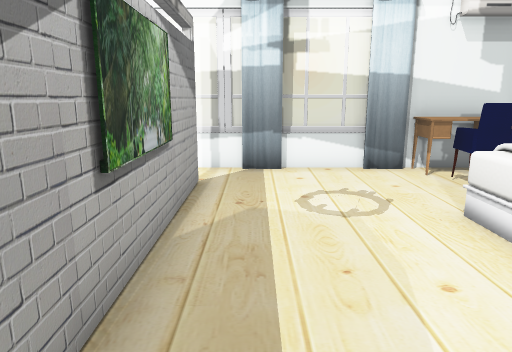
[1] (above)

20 first-person views from a walk through a world built for the Gazebo simulator. The camera is 1 m above the floor, tilts 12° down and sees 70° across. The floor is counted in squares, 0.5 m on a side. Each view is taken from the middle of a square. On the plan, view 1 faces up. The plan holds only what a view shows up to about 19 squares ahead; the rest is blank. Some surface patterns are stand-ins.

[2]
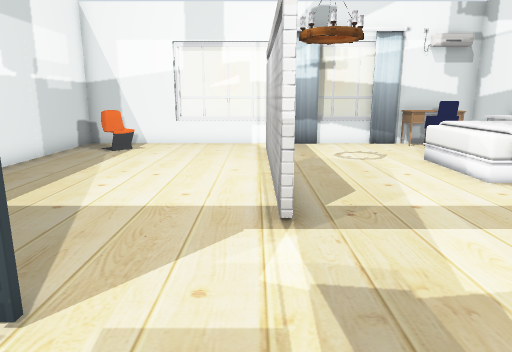

[3]
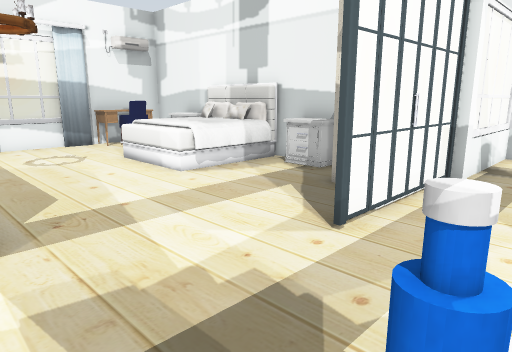

[4]
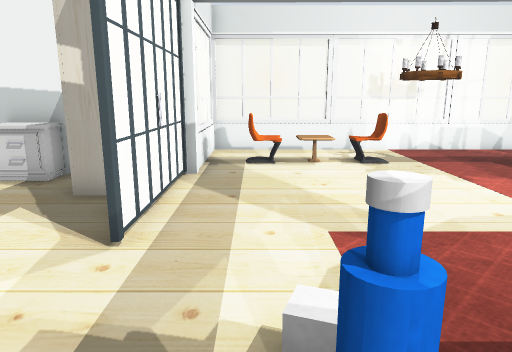

[5]
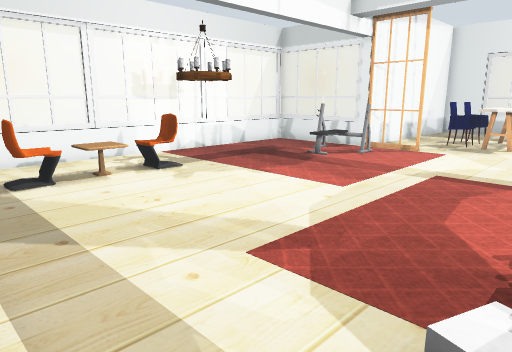

[6]
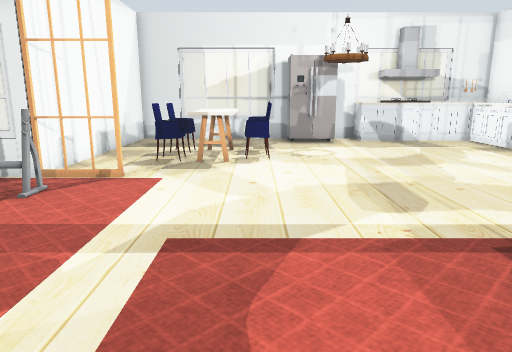

[7]
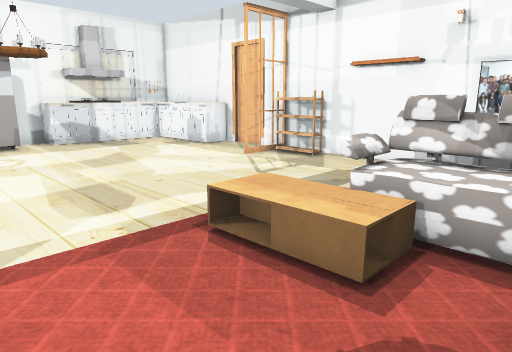

[8]
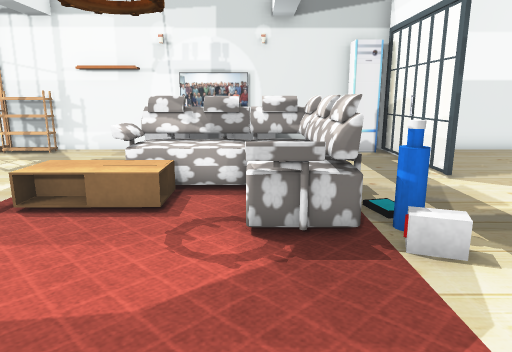

[9]
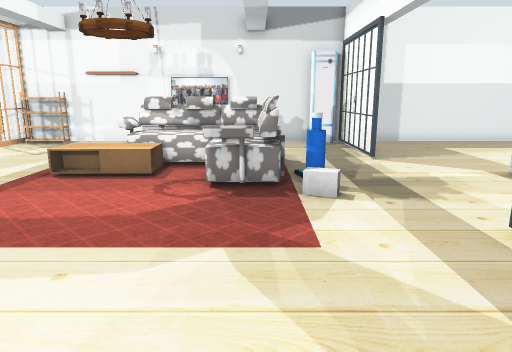

[10]
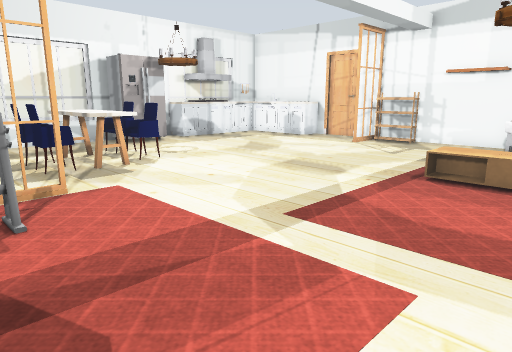

[11]
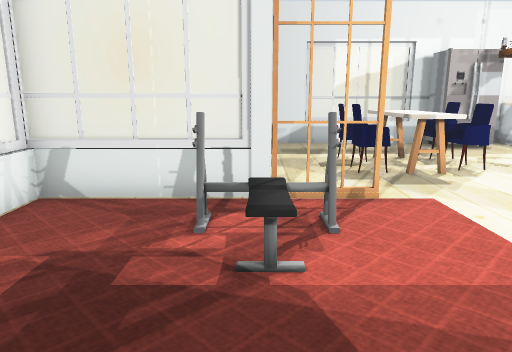

[12]
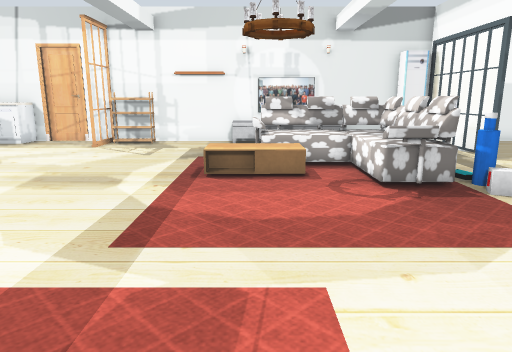

[13]
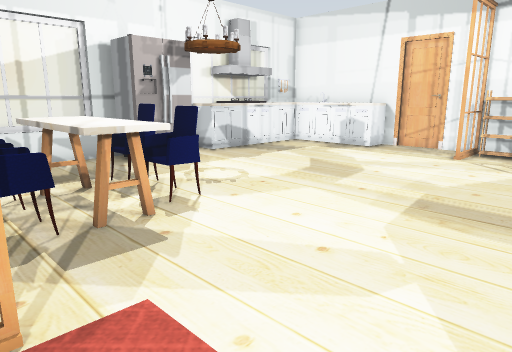

[14]
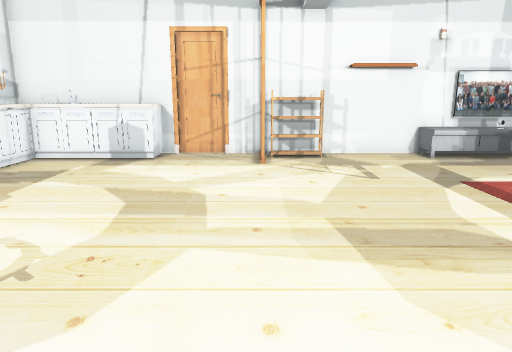

[15]
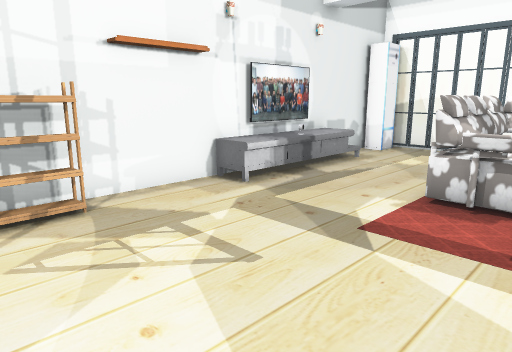

[16]
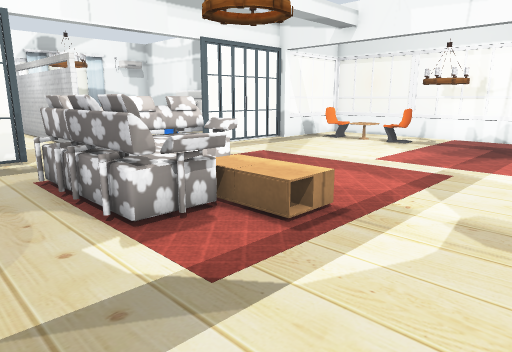

[17]
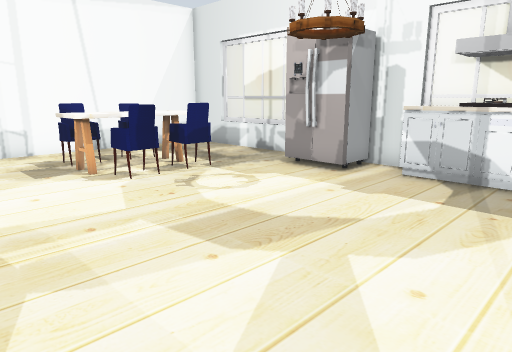

[18]
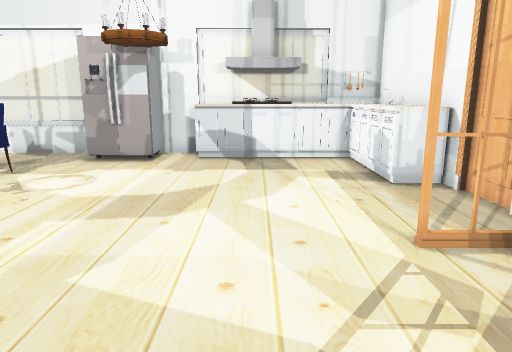

[19]
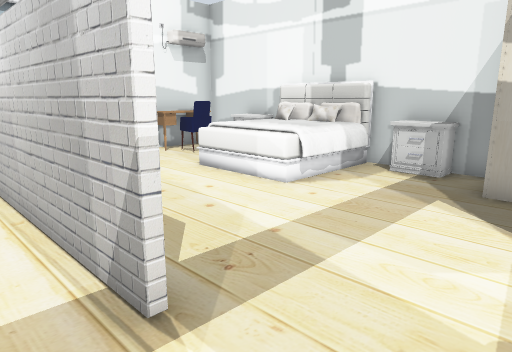

[20]
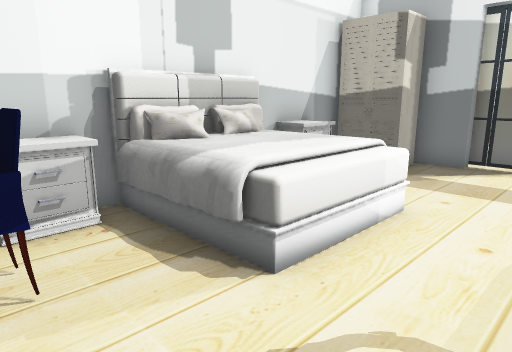

### Floor plan
Points are (right, up) in squares from view 1. A wall is a line through its corners. A room is listed if a view was taken in it or the views show most of it. See-through windows are left out.
Room 1 (views 1, 2, 3, 4, 5, 6, 7, 8, 9, 10, 11, 12, 13, 14, 15, 16, 17, 18, 19, 20)
walls: (4.1, -3.1) (4.1, -2.6) (5.6, -2.6); (-1.6, -0.2) (-1.6, 3.5); (8.1, -3.4) (7.6, -3.4); (-8.1, -3) (-9.5, -3) (-9.5, -18.5); (7.7, -1.6) (7.7, 10.6) (4.3, 10.6); (-1.4, 3.5) (-1.4, 1.6); (-1.6, 5.4) (-1.6, 8.6); (-9.5, -21) (-9.5, -26.6) (-8.4, -26.6); (-1.4, 8.6) (-1.4, 5.4); (0.2, -26.6) (7.7, -26.6) (7.7, -17.3) (12.5, -17.3); (-3.1, -26.6) (-1.4, -26.6); (-5.4, 10.6) (-9.5, 10.6) (-9.5, -1.2)
low walls: (12.5, -8.6) (12.5, -3.3); (12.5, -17.3) (12.5, -12.4); (-0.5, 10.6) (-1.5, 10.6)
objects: door leaf (-10, -20); other object (-10, -19); kitchen cabinet (-9, -26) to (-7, -22); door leaf (-9, -18) to (-7, -18); shoe rack (-9, -17) to (-9, -16); other object (-9, -14) to (-9, -13); TV cabinet (-9, -12) to (-8, -10); TV (-9, -11) to (-9, -8); TV cabinet (-9, -7); other object (-9, -4); other object (-8, -27); chair (-8, 8) to (-7, 9); window (-7, -27) to (-6, -27); door leaf (-7, -3); other object (-6, -26) to (-5, -26); bench (-5, -27); door leaf (-5, -3) to (-4, -3); window (-5, 11) to (-2, 11); kitchen cabinet (-4, -26) to (-3, -26); sofa (-4, -11) to (0, -6); coffee table (-3, -12) to (-2, -10); lamp (-2, -24) to (-1, -23); lamp (-2, -11) to (-1, -10); fridge (-1, -26) to (0, -25); TV (-1, 4); lamp (-1, 4) to (1, 6); bottle (0, -6); other object (0, -5); curtain (0, 10); window (0, 11) to (3, 11); window (2, -27); chair (2, -22); chair (2, -21) to (2, -20); kitchen table (3, -23) to (4, -20); door leaf (3, -3); chair (4, -22) to (5, -22); chair (4, -20) to (5, -20); bed (4, 3) to (7, 6); door leaf (5, -3); chair (5, 8) to (6, 9); desk (5, 9) to (7, 10); door leaf (6, -17) to (7, -17); wardrobe (6, -2) to (7, -1); other object (7, -16) to (9, -14); nightstand (7, 0) to (7, 1); nightstand (7, 7) to (7, 8); lamp (9, -11) to (10, -10); table (9, -7) to (10, -7); window (9, -3) to (12, -3); window (10, -17) to (12, -17); chair (10, -9) to (10, -8); chair (10, -6) to (10, -5); window (13, -15); window (13, -12) to (13, -9); window (13, -5)

Positions as (right, up) in squares from view 1, and headings:
1: (0, 0), facing up
2: (-2, -6), facing up
3: (-2, -6), facing up-right
4: (-2, -5), facing right
5: (0, -3), facing down-right
6: (2, -8), facing down
7: (2, -8), facing down-left
8: (5, -8), facing left
9: (8, -7), facing left
10: (8, -9), facing down-left
11: (8, -10), facing down
12: (8, -11), facing left
13: (6, -14), facing down-left
14: (4, -18), facing left
15: (-2, -18), facing up-left
16: (-7, -16), facing up-right
17: (-7, -16), facing down-right
18: (-5, -13), facing down
19: (-3, -3), facing up-right
20: (1, 9), facing down-right
